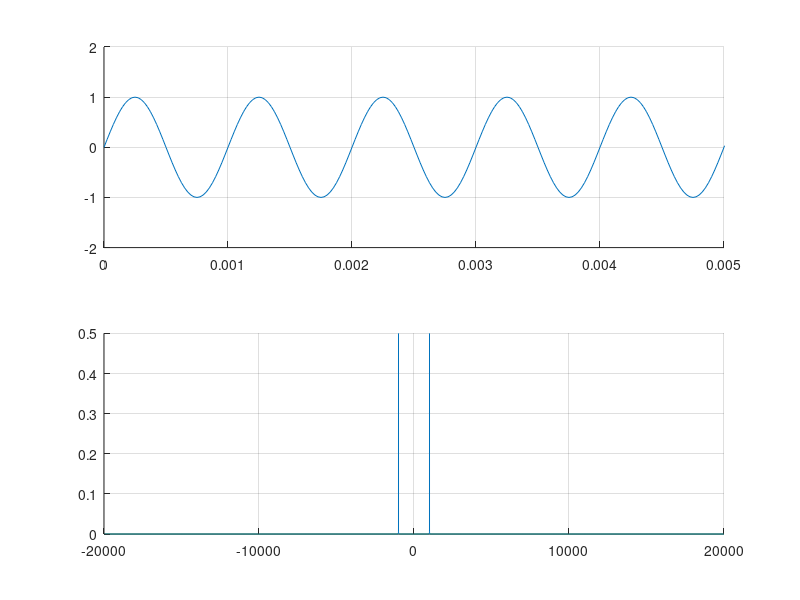

Recreate this plot in MATLAB. (Note: this script raises an error after producing the figure.)
clear all; close all; clc;

f= 1000;
T= 1/f;

fs = 40 * f;
ts = 1/fs;
phi = 0;

t = 0 : ts : 1;
x_t= sin(2*pi*f*t + phi);

figure;
subplot(2,1,1); hold on; grid on;
plot(t,x_t);
#stem - dá para usar essa também, pois mostra as amostras (sinal amostrado)
xlim([0 5*T]);
ylim([-2 2]);

# transformada de fourier - fourier fast transform
X_f = fft(x_t)/length(x_t);
# desloca a frequência 0 da transformada de fourier para o centro do array (ou da figura que sera gerada)
X_f = fftshift(X_f);

passo_f = length(t)/(fs+1);
f = -fs/2 : passo_f : fs/2;

subplot(2,1,2); hold on; grid on;
plot(f, abs(X_f));

# gerar soma de 3 cossenos
# sinal 1
w1 = 2*pi*f;
x1_t = cos(w1*t + phi);

# sinal 2
f2 = 5*f;
T2 = 1/f2;
f2s = 30 * f2;
T2s = 1/f2s;
t2 = 0 : T2s : 1;
w2 = 2*pi*f2;

x2_t = cos(w2*t2 + phi);

figure;
subplot(3,1,1); hold on; grid on;
plot(t2,x2_t);
xlim([0 5*T2]);
ylim([-2 2]);

X2_f = fft(x2_t)/length(x2_t);
X2_f = fftshift(X2_f);

passo2_f = length(t2)/(f2s+1);
f2 = -f2s/2 : passo2_f : f2s/2;

subplot(3,1,2); hold on; grid on;
plot(f2, abs(X2_f));

#sinal 3
f3 = 15*f;
T3 = 1/f3;
f3s = 30 * f3;
T3s = 1/f3s;
t3 = 0 : T3s : 1;
w3 = 2*pi*f3;

x3_t = cos(w3*t3 + phi);

figure;
subplot(4,1,1); hold on; grid on;
plot(t3,x3_t);
xlim([0 5*T3]);
ylim([-2 2]);

X3_f = fft(x3_t)/length(x3_t);
X3_f = fftshift(X3_f);

passo3_f = length(t3)/(f3s+1);
f3 = -f3s/2 : passo3_f : f3s/2;

subplot(4,1,2); hold on; grid on;
plot(f3, abs(X3_f));

# soma dos 3 cossenos
soma_t = x1_t + x2_t + x3_t;

figure;
subplot(5,1,1); hold on; grid on;
plot(t1 + t2 + t3,soma_t);

# gerar uma onda quadrada - ?
# gera 100 pontos de vetores igualmente espaçados 
t = linspace(0,3*pi)';
Xsq_t = square(t);
plot(t/pi,Xsq_t,'.-',t/pi,sin(t));
xlabel('t / \pi');
grid on;